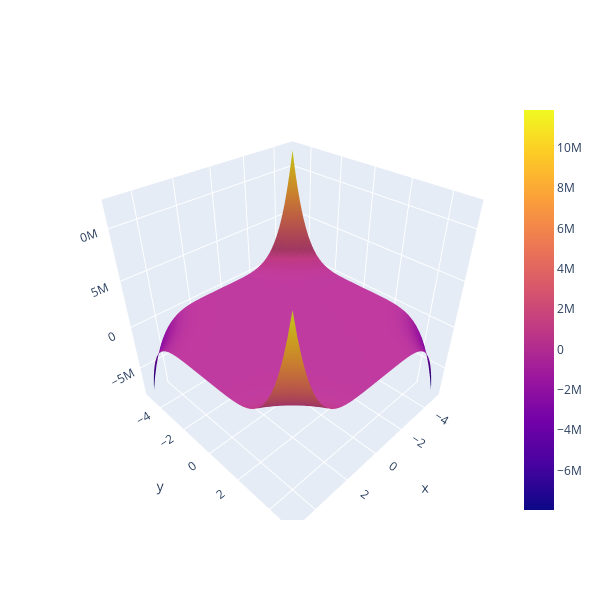

The cell this chart's notebook holds for it:
### Code cell
K = polynomial_kernel(x, x, degree=5)
plot_kernels(xx, yy, K)

### Figure 1 — Plotly figure (JSON) as saved in the notebook; plotly's stock layout.template omitted (floating-point values rounded to 4 significant figures; data arrays with more than 128 entries replaced by an {"elided": "..."} marker saying what was removed)
{"data": [{"type": "surface", "x": {"elided": "50x50 float values"}, "y": {"elided": "50x50 float values"}, "z": {"elided": "50x50 float values"}}], "layout": {"autosize": true, "height": 600, "hovermode": "closest", "showlegend": false, "width": 600, "xaxis": {"showspikes": false, "title": {"text": "x1"}}, "yaxis": {"showspikes": false, "title": {"text": "x2"}}}}
